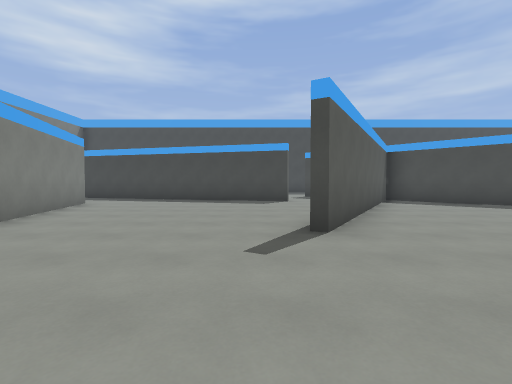
view 1 (above)

24 first-person views from a walk through a level from a Godot 3-D game. The camera is 1.3 m above the floor, tilts 2° down and sees 85° across. The floor is counted in squares, 2 m on a side. Each view is taken from the middle of a square. On the plan, view 1 faces up. The plan holds only what a view shows up to about 9 squares ahead; the rest is blank. Characters and animated objects are left out.

view 2
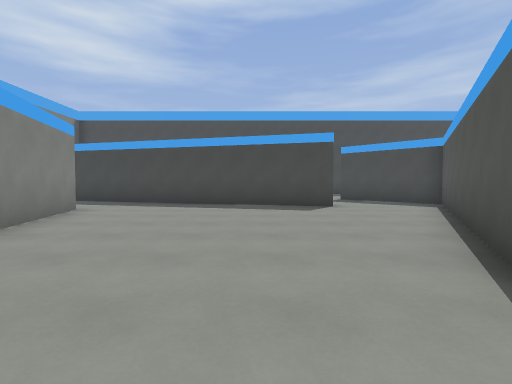

view 3
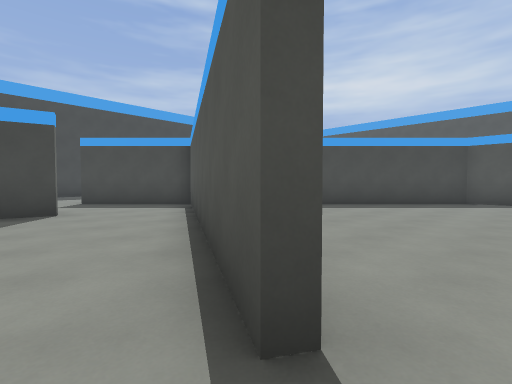

view 4
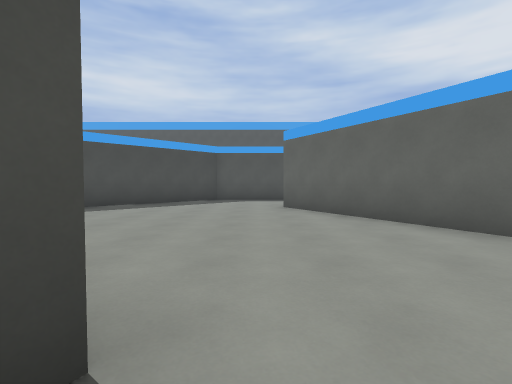

view 5
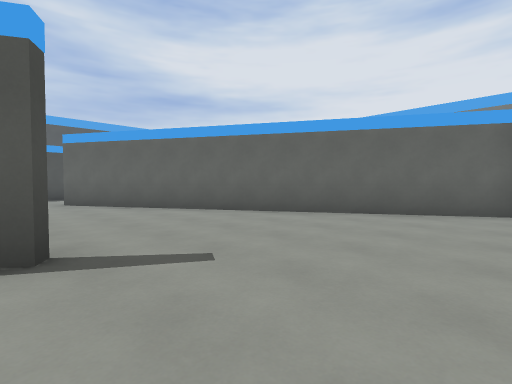

view 6
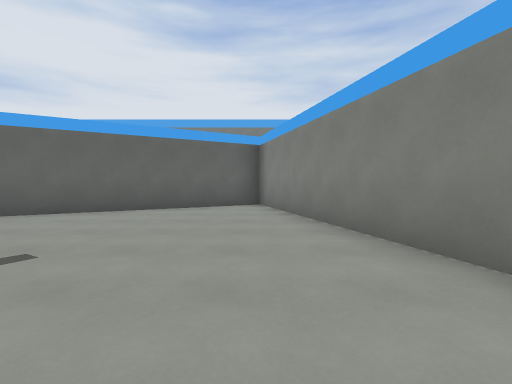

view 7
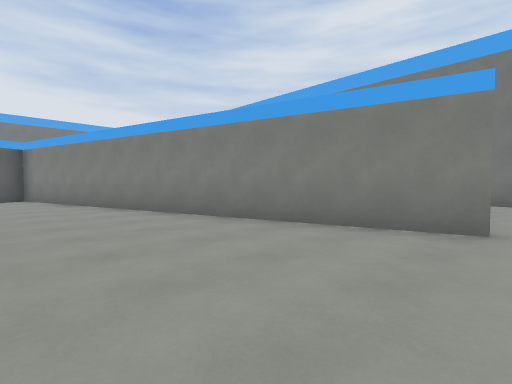

view 8
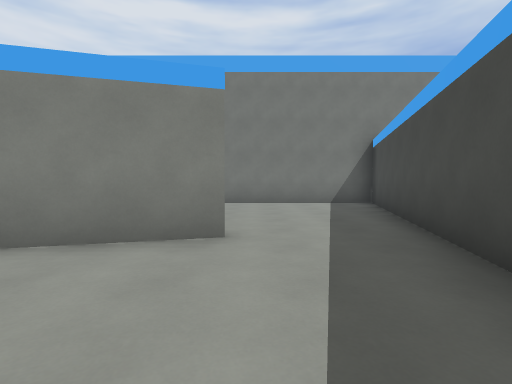

view 9
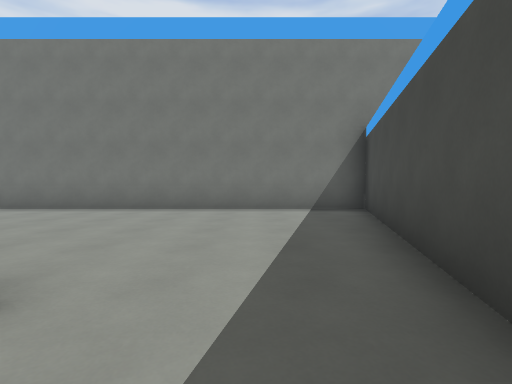

view 10
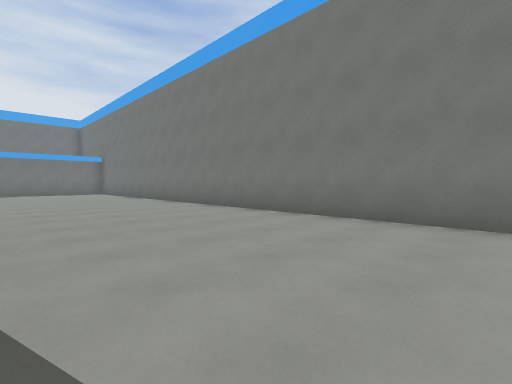

view 11
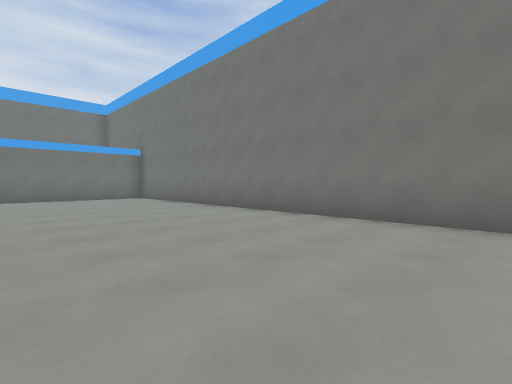

view 12
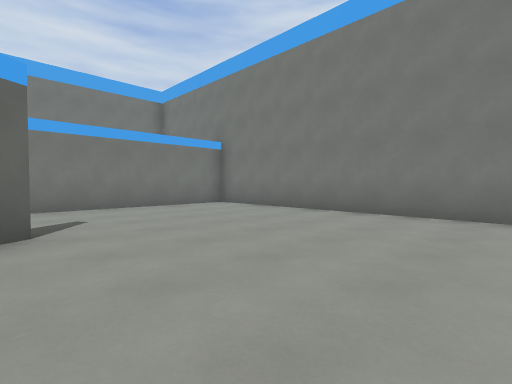

view 13
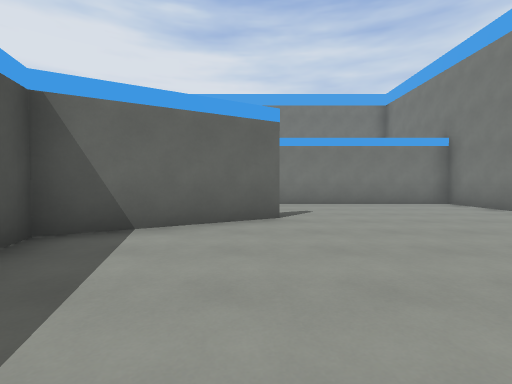

view 14
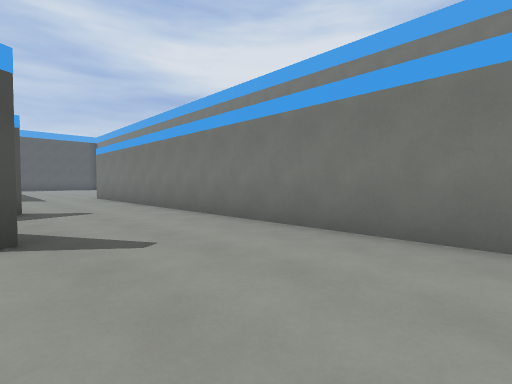

view 15
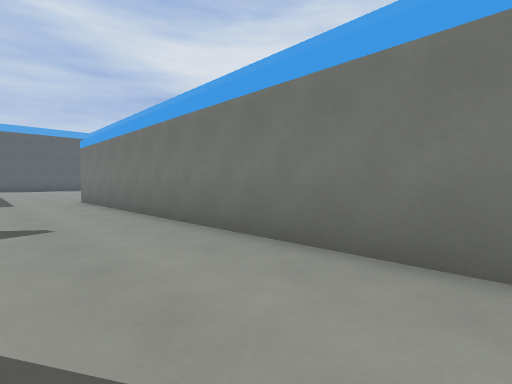

view 16
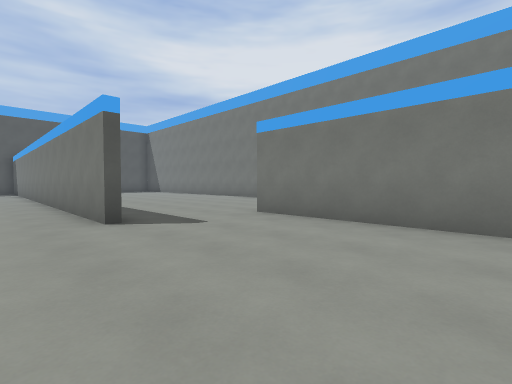

view 17
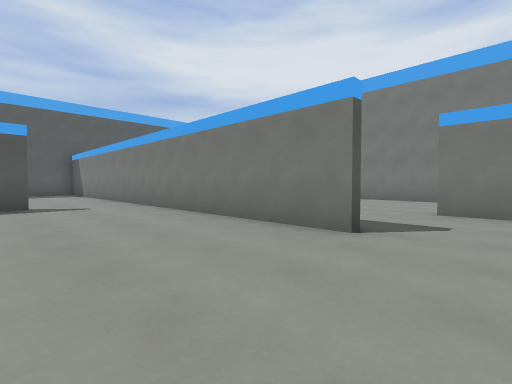

view 18
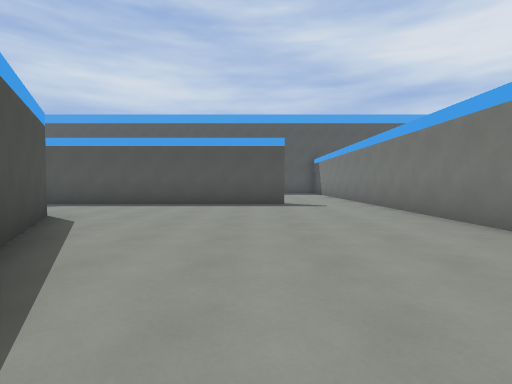

view 19
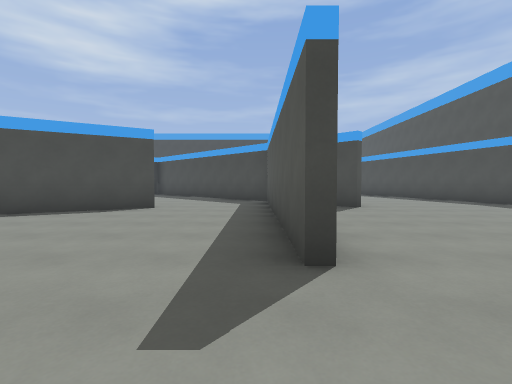

view 20
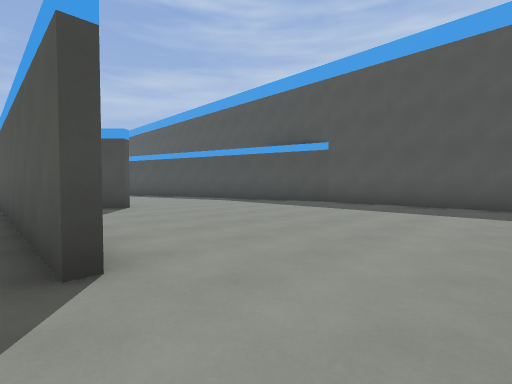

view 21
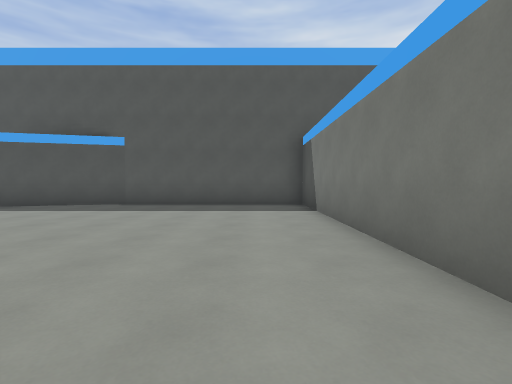

view 22
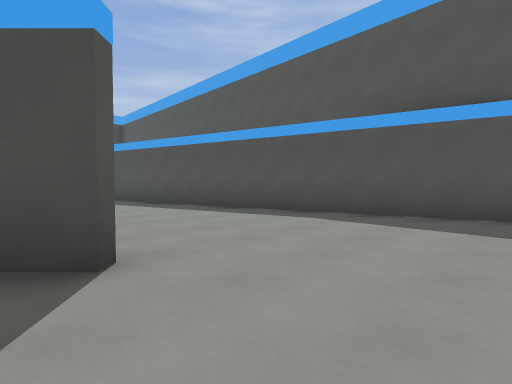

view 23
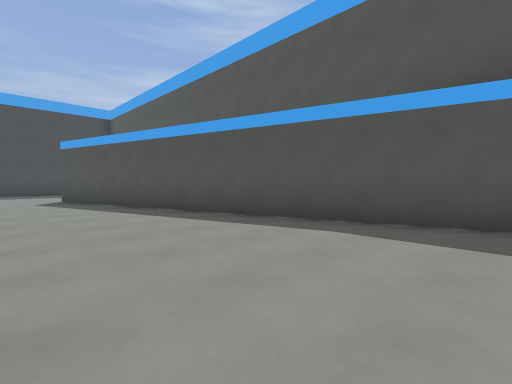

view 24
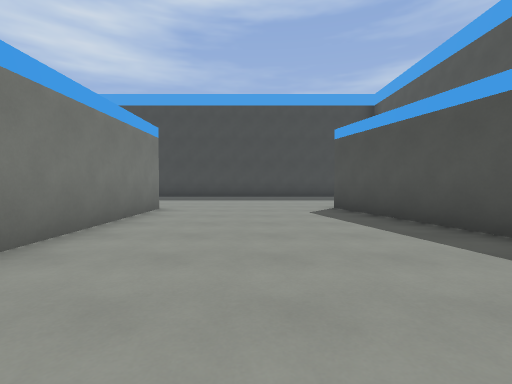

### Floor plan
Points are (right, up) in squares from view 1. A wall is a line through its corners. A room is listed if a view was taken in it or the views show most of it. See-through windows are left out.
Room 1 (views 1, 2, 3, 4, 5, 6, 7, 8, 9)
walls: (0.7, 3.6) (3.6, 8.8); (4.1, 9.1) (0.9, 3.6); (1.1, 9.5) (-5.3, 11.2); (10.4, 2.5) (10.4, 4.4) (5.8, 9.1); (-5.3, 8.7) (-2.1, -3.2) (7.4, 2.3)
ways out: opening at (-5, 9.5) to room 2; opening at (8.5, 3) to room 2; opening at (2, 9)
Room 2 (views 10, 11, 12, 13, 14, 15, 16, 17, 18, 19, 20, 21, 22, 23, 24)
walls: (7.5, 2.1) (4.7, 0.5); (10.4, -2.9) (10.4, 2.5); (12.7, 2.2) (12, 2.8); (3.6, -5.4) (18.3, -5.4) (18.3, -0.1); (18.3, -0.2) (15, 12.1); (10.6, 11.9) (10.6, 7.5); (-5.5, -5.1) (-2.3, -3.3) (-2.5, -2.7); (-5.3, 11.2) (-10.8, 12.6) (-10.8, -8.4) (3.4, -8.4)
ways out: opening at (-5, 9.5) to room 1; opening at (8.5, 3) to room 1; opening at (4.7, -8)

Positions as (right, up) in squares from view 1, and headings:
1: (0, 0), facing up
2: (-1, 2), facing up
3: (0, 3), facing up-right
4: (0, 3), facing right
5: (-2, 4), facing down-right
6: (-2, 5), facing down
7: (-1, 9), facing down-left
8: (-2, 9), facing left
9: (-4, 10), facing left
10: (-6, 8), facing down-left
11: (-6, 3), facing down-left
12: (-5, -1), facing down-left
13: (-5, 0), facing down
14: (-9, -5), facing down-right
15: (-7, -6), facing down-right
16: (-1, -4), facing down-right
17: (2, -2), facing down-right
18: (2, -2), facing right
19: (10, -5), facing up
20: (10, -5), facing up-right
21: (10, -4), facing right
22: (12, 0), facing up-right
23: (13, 1), facing up-right
24: (13, 5), facing up
